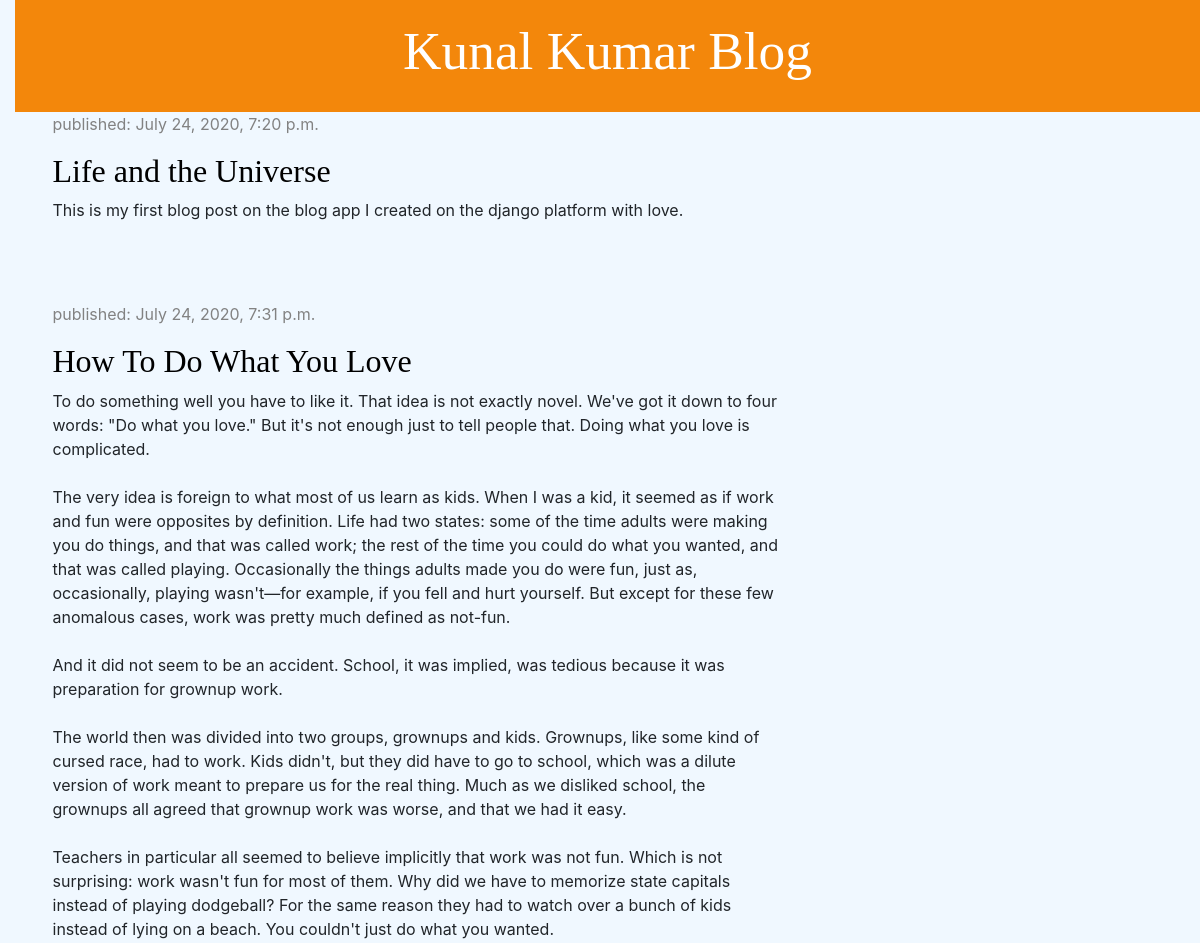
Before: / (upper part) with the older database file.
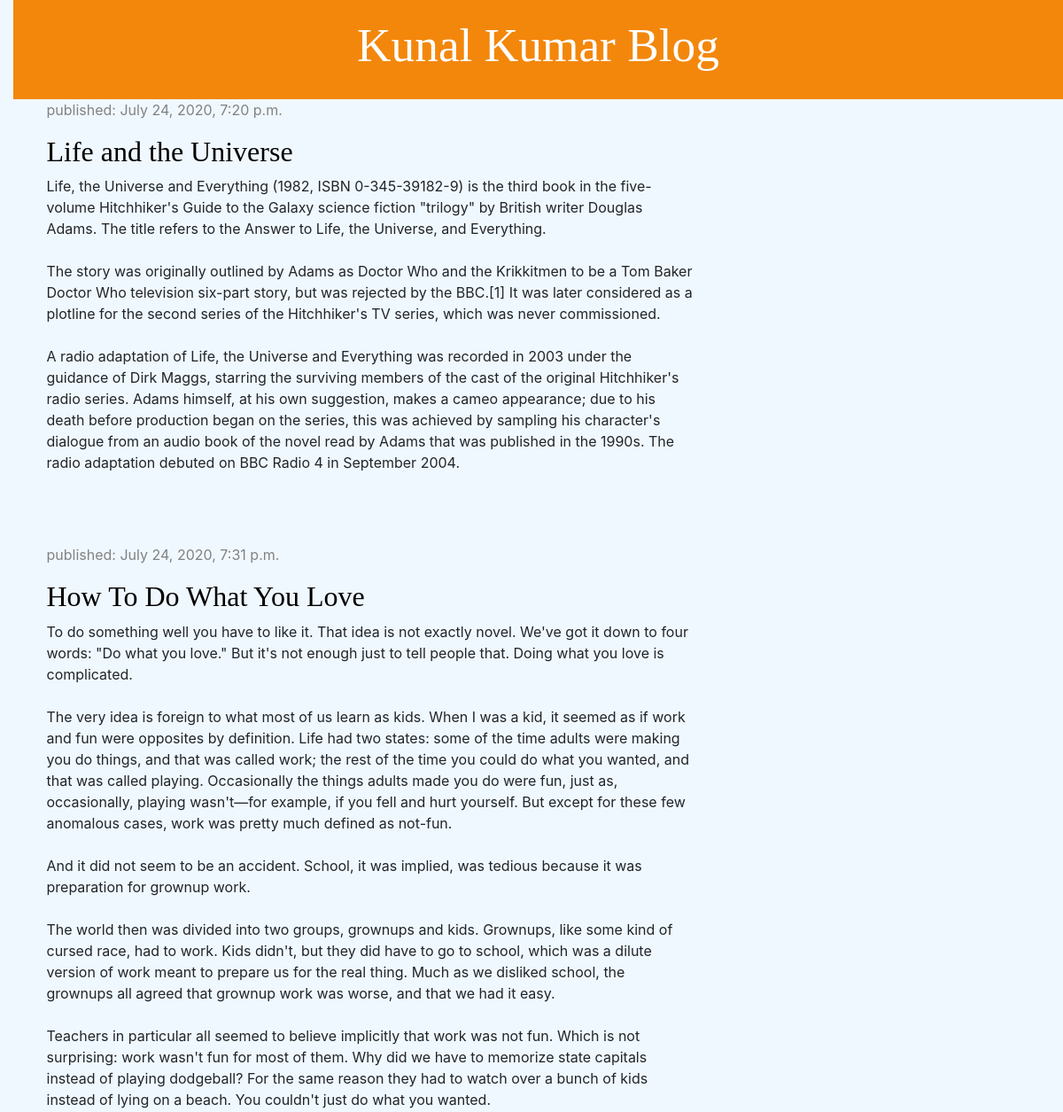
After: the same page with the newer database file.
### blog/models.py (models this page shows, shortened)
class Post(models.Model):
    author = models.ForeignKey(settings.AUTH_USER_MODEL, on_delete=models.CASCADE)
    title = models.CharField(max_length=200)
    text = models.TextField()
    created_date = models.DateTimeField(default=timezone.now)
    published_date = models.DateTimeField(blank=True, null=True)
    image = models.ImageField(upload_to='images/')

### blog/views.py (the view)
# urls.py: path('', views.post_list, name='post_list'),
def post_list(request):
    posts = Post.objects.filter(published_date__lte=timezone.now()).order_by('published_date')
    return render(request, 'blog/post_list.html', {'posts': posts})

### blog/templates/blog/post_list.html (shortened to what this page needs)
<!DOCTYPE html>
{%load static%}
<html>
    <head>
        <link rel="stylesheet" href="https://stackpath.bootstrapcdn.com/bootstrap/4.5.0/css/bootstrap.min.css">
        <link rel="stylesheet" href="{% static 'css/blog.css'  %}">
    </head>
<body>
<div class="page-header">
    <h1><a href="/">Kunal Kumar Blog</a></h1>
</div>
<div class="content container">
    <div class="row">
        <div class="col-md-8">
            {% for post in posts %}
                <div class="post">
                    <div class="date">
                        <p>published: {{ post.published_date }}</p>
                    </div>
                    <h2><a href="">{{ post.title }}</a></h2>
                    <p>{{ post.text|linebreaksbr }}</p>
                </div>
            {% endfor %}
        </div>
    </div>
</div>
</body>
</html>

### blog/static/css/blog.css (style rules this page uses)
.page-header { background-color: #f3870b; margin-top: 0; padding: 20px 20px 20px 20px; }
.page-header h1, .page-header h1 a, .page-header h1 a:visited, .page-header h1 a:active { color: #ffffff; font-size: 40pt; text-decoration: none; text-align: center; }
body { background-color: aliceblue; padding-left: 15px; }
h1, h2, h3, h4 { font-family: 'sans serif'; }
.date { color: #828282; }
.post { margin-bottom: 80px; }
.post h2 a, .post h2 a:visited { color: #000000; }

Changed rows visible on the page:
changed Post "Life and the Universe": text "This is my first blog post on the blog app I created on the django platform with love." → "Life, the Universe and Everything (1982, ISBN 0-345-39182-9) is the third book in the five-volume Hitchhiker's Guide to the Galaxy science fiction \"trilogy\" by British writer Douglas Adams. The title refers to the Answer to Life, the Universe, and Everything. The story was originally outlined by Adams as Doctor Who and the Krikkitmen to be a Tom Baker Doctor Who television six-part story, but was rejected by the BBC.[1] It was later considered as a plotline for the second series of the Hitchhiker's TV series, which was never commissioned. A radio adaptation of Life, the Universe and Everything was recorded in 2003 under the guidance of Dirk Maggs, starring the surviving members of the cast…"
